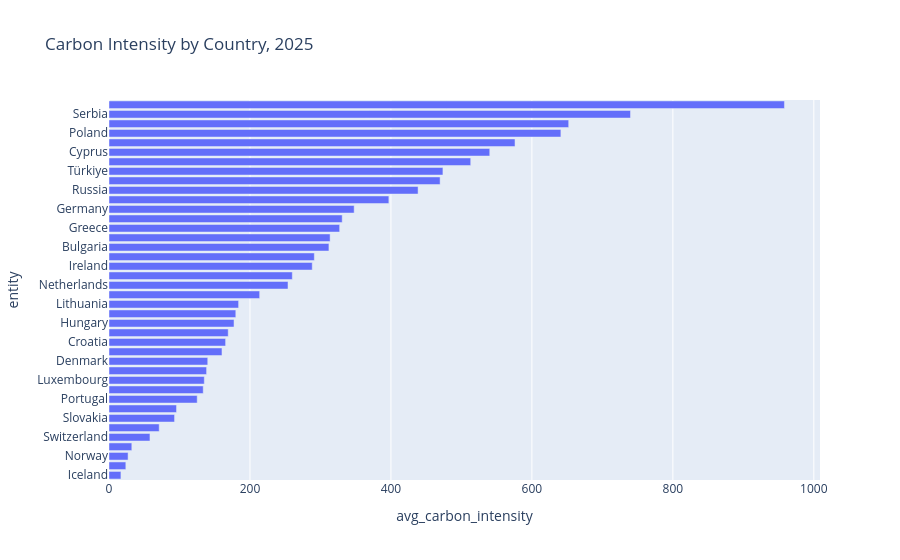

Here is the notebook cell this chart was saved with:
### Markdown cell above
### Interpreting the 2025 country comparison

The country-level table aggregates monthly electricity carbon intensity for **calendar year 2025** and includes a `months_observed` column. Among the displayed countries with twelve observations, **Iceland averages 16.93 gCO₂/kWh**, **Sweden 23.88**, **Norway 27.07**, and **France 32.38**. These are descriptive values from the project's Silver snapshot, not a claim about every possible definition of national electricity emissions.

A low average carbon intensity is consistent with a relatively low-carbon generation mix, but the ranking alone cannot establish which technologies or policies caused it. The measure should also not be conflated with economy-wide emissions, electricity consumption per capita, or installed renewable capacity.

The **number of observed months** is essential. A country represented only in winter or summer can have a biased annual average because electricity demand and generation mixes are seasonal. The chart is most defensible when comparisons are restricted to complete twelve-month country-years or incomplete cases are explicitly identified.

### Code cell
if not country_carbon_2025.empty:
    fig = px.bar(country_carbon_2025, x="avg_carbon_intensity", y="entity",
                 orientation="h", title="Carbon Intensity by Country, 2025")
    fig.show()
else:
    print("No 2025 observations; comparison skipped.")

### Figure 1 — Plotly figure (JSON) as saved in the notebook; plotly's stock layout.template omitted (floating-point values rounded to 4 significant figures)
{"data": [{"hovertemplate": "avg_carbon_intensity=%{x}<br>entity=%{y}<extra></extra>", "legendgroup": "", "marker": {"color": "#636efa", "pattern": {"shape": ""}}, "name": "", "orientation": "h", "showlegend": false, "textposition": "auto", "type": "bar", "x": [16.93, 23.88, 27.07, 32.38, 58.11, 71.23, 93.01, 95.81, 125.1, 133.7, 135.2, 138.5, 140.1, 160.3, 165.4, 169.1, 177.4, 179.9, 183.9, 213.8, 254.0, 260.1, 288.3, 291.3, 312.0, 313.7, 327.3, 330.9, 347.8, 397.1, 438.5, 469.8, 473.8, 513.2, 540.2, 576.1, 641.1, 652.2, 739.9, 958.3], "xaxis": "x", "y": ["Iceland", "Sweden", "Norway", "France", "Switzerland", "Finland", "Slovakia", "Austria", "Portugal", "Latvia", "Luxembourg", "Spain", "Denmark", "Belgium", "Croatia", "Montenegro", "Hungary", "Slovenia", "Lithuania", "United Kingdom", "Netherlands", "Romania", "Ireland", "Italy", "Bulgaria", "Estonia", "Greece", "Belarus", "Germany", "Czechia", "Russia", "North Macedonia", "Türkiye", "Malta", "Cyprus", "Moldova", "Poland", "Bosnia Herzegovina", "Serbia", "Kosovo"], "yaxis": "y"}], "layout": {"barmode": "relative", "legend": {"tracegroupgap": 0}, "title": {"text": "Carbon Intensity by Country, 2025"}, "xaxis": {"anchor": "y", "domain": [0, 1], "title": {"text": "avg_carbon_intensity"}}, "yaxis": {"anchor": "x", "domain": [0, 1], "title": {"text": "entity"}}}}
